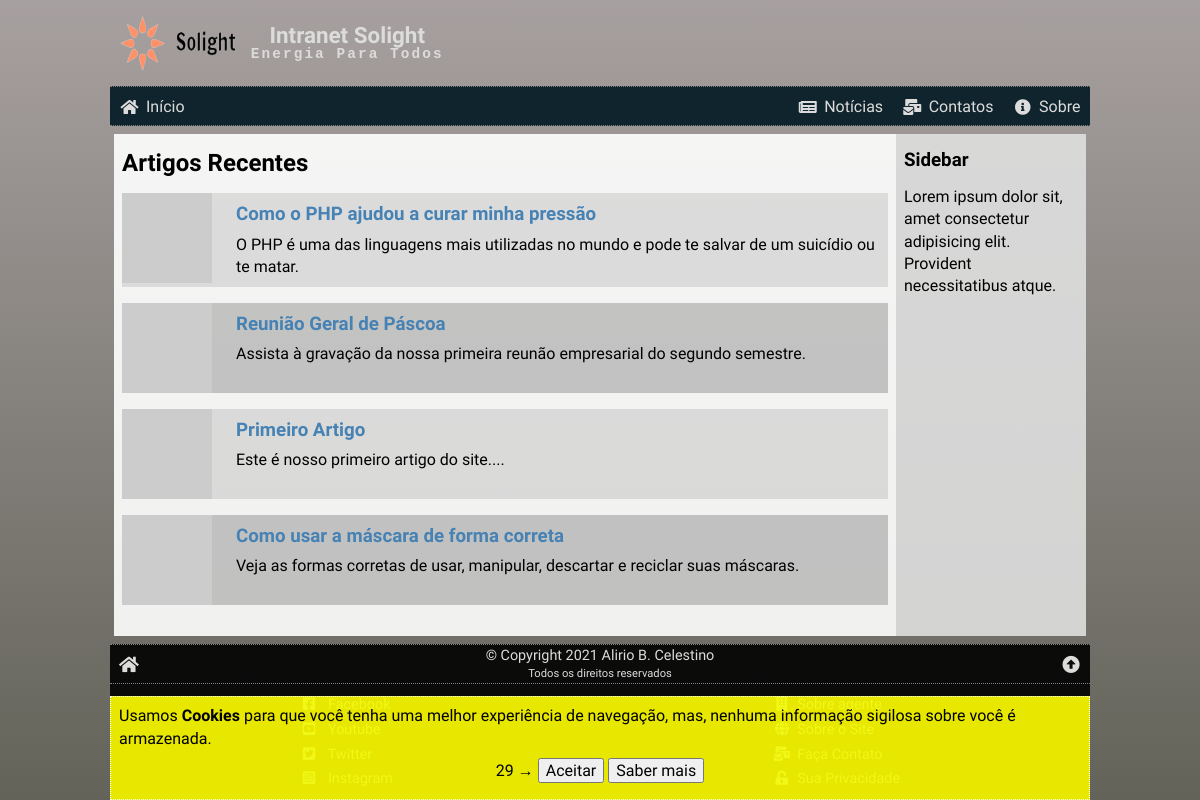
Before: / with the older database file.
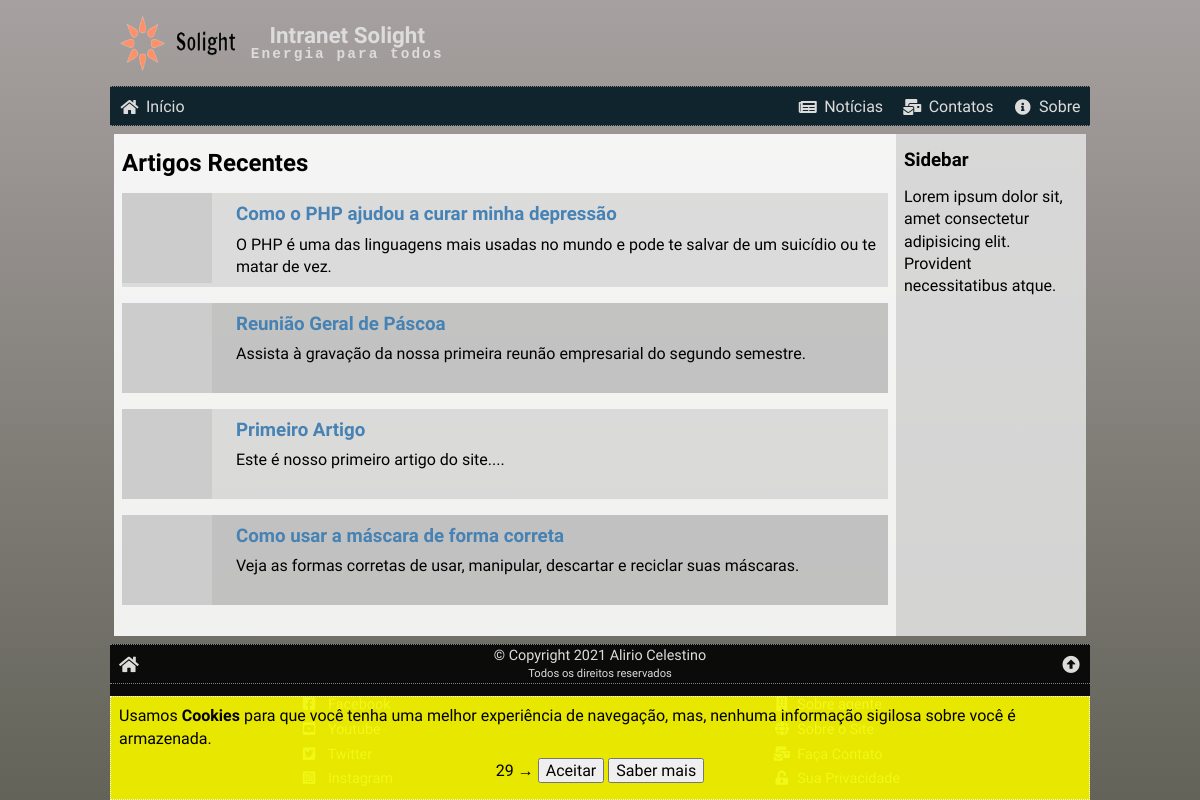
After: the same page with the newer database file.
### tables this page shows
CREATE TABLE content (
    cont_id INT NOT NULL PRIMARY KEY AUTO_INCREMENT,
    cont_date TIMESTAMP DEFAULT CURRENT_TIMESTAMP,
    cont_image VARCHAR(255) NOT NULL,
    cont_title VARCHAR(127) NOT NULL,
    cont_preview VARCHAR(255) NOT NULL,
    cont_text LONGTEXT NOT NULL,
    cont_author INT NOT NULL,
    cont_status ENUM ('ativo', 'inativo') DEFAULT 'ativo',
    FOREIGN KEY (cont_author) REFERENCES authors (aut_id)
);

### _config.php (called while the page is built, shortened)
<?php
if ($_SERVER['SERVER_NAME'] == 'localhost') {
    $conn = new mysqli('localhost', 'root', '', 'intranet');
} else {
    $conn = new mysqli('server', 'user', 'password', 'database');
}
$conn->query('SET NAMES utf8');
$conn->query('SET character_set_connection=utf8');
$conn->query('SET character_set_client=utf8');
$conn->query('SET character_set_results=utf8');
$conn->query('SET GLOBAL lc_time_names=pt_BR');
$conn->query('SET lc_time_names=pt_BR');
$_C = array();
$res = $conn->query("SELECT * FROM config");
while ($data = $res->fetch_assoc()) {
    $_C[$data['variable']] = $data['value'];
}

### index.php (the view, shortened to what the changed rows need)
<?php
require('./_config.php');
$_C['pageTitle'] = '';
$_C['pageCSS'] = 'index.css';
$_C['pageJS'] = 'index.js';
$contHTML = '';
$sql = "SELECT `cont_id`, `cont_image`, `cont_title`, `cont_preview`
        FROM `content`
        WHERE `cont_status` = 'ativo'
        ORDER BY `cont_date` DESC";
$res = $conn->query($sql);
while ($cont = $res->fetch_assoc()) {
    $contHTML .= <<<HTML
<div class="artigo" data-href="./ler.php?id={$cont['cont_id']}">
    <a href="/ler.php?id={$cont['cont_id']}">
        <img src="{$cont['cont_image']}" alt="{$cont['cont_title']}">
    </a>
    <div>
        <h3><a href="./ler.php?id={$cont['cont_id']}">{$cont['cont_title']}</a></h3>
        {$cont['cont_preview']}
    </div>
</div>
HTML;
}
require('./_header.php');
?>
<article>
    <h2>Artigos Recentes</h2>
    <?php echo $contHTML ?>
</article>
<?php
require('./_footer.php');
?>

### _header.php (shortened to what the changed rows need)
<?php
if ($_C['pageTitle'] == '') {
    $page_title = "{$_C['siteName']} .:. {$_C['siteSlogan']}";
} else {
    $page_title = "{$_C['siteName']} .:. {$_C['pageTitle']}";
}
if ($_C['pageCSS'] == '') {
    $page_css = '';
} else {
    $page_css = "<link rel=\"stylesheet\" href=\"/css/{$_C['pageCSS']}\">\n\t";
}
?>
<!DOCTYPE html>
<html lang="pt-br">
<head>
    <link rel="stylesheet" href="./css/global.css">
    <link rel="stylesheet" href="https://cdnjs.cloudflare.com/ajax/libs/font-awesome/5.15.2/css/all.min.css">
    <?php echo $page_css ?><title><?php echo $page_title ?></title>
</head>
<body>
    <div class="wrap">
        <header>
            <h1>Intranet <?php echo $_C['siteName'] ?><small><?php echo $_C['siteSlogan'] ?></small></h1>
        </header>
        <main>

### _footer.php (shortened to what the changed rows need)
</main>
<footer>
    <div class="info">
        <a href="/" title="Ir para a página inicial."><i class="fas fa-fw fa-home"></i></a>
        <div>
            <?php echo $_C['copyright'] ?>
            <small>Todos os direitos reservados</small>
        </div>
        <a href="#top" title="ir para o topo desta página."><i class="fas fa-fw fa-arrow-alt-circle-up"></i></a>
    </div>
</footer>
</div>
</body>
</html>

Changed rows visible on the page:
changed content: cont_title "Como o PHP ajudou a curar minha pressão" → "Como o PHP ajudou a curar minha depressão"; cont_preview "O PHP é uma das linguagens mais utilizadas no mundo e pode te salvar de um suicídio ou te matar." → "O PHP é uma das linguagens mais usadas no mundo e pode te salvar de um suicídio ou te matar de vez."
Other visible differences:
$_C['siteSlogan']: "Energia Para Todos" → "Energia para todos"
$_C['copyright']: "© Copyright 2021 Alirio B. Celestino" → "© Copyright 2021 Alirio Celestino"
